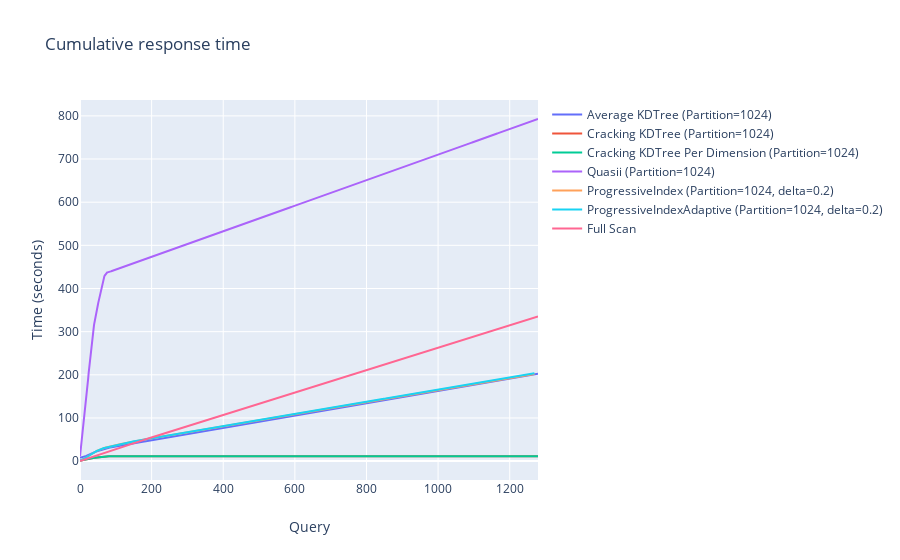

Write notebook code for a chart like this one.
### Markdown cell above
# Cumulative Response Time
Cumulative response time using 2 attributes, 10M rows, and 0.1 selectivity

### Code cell
experiment = 'query0'
fig = go.Figure()

def plot_time(fig, df, name):
    fig.add_trace(go.Scatter(y=df['query_time_cumsum'], mode='lines',name=name))

plot_time(fig, read_df(experiment,files['AverageKDTree'], partition='1024'), 'Average KDTree (Partition=1024)')
# plot_time(fig,read_df(experiment,files['AverageKDTree'], partition='1048576'), 'Average KDTree (Partition=1048576)')

# plot_time(fig, read_df(experiment,files['MedianKDTree'], partition='1024'), 'Median KDTree (Partition=1024)')
# plot_time(fig, read_df(experiment,files['MedianKDTree'], partition='1048576'), 'Median KDTree (Partition=1048576)')

plot_time(fig, read_df(experiment, files['CrackingKDTree'], partition='1024'), 'Cracking KDTree (Partition=1024)')
# plot_time(fig, read_df(experiment, files['CrackingKDTree'], partition='1048576'), 'Cracking KDTree (Partition=1048576)')

plot_time(fig, read_df(experiment, files['CrackingKDTreePerDimension'], partition='1024'), 'Cracking KDTree Per Dimension (Partition=1024)')
# plot_time(fig, read_df(experiment, files['CrackingKDTreePerDimension'], partition='1048576'), 'Cracking KDTree Per Dimension (Partition=1048576)')

plot_time(fig, read_df(experiment, files['Quasii'], partition='1024'), 'Quasii (Partition=1024)')
# plot_time(fig, read_df(experiment, files['Quasii'], partition='1048576'), 'Quasii (Partition=1048576)')

plot_time(fig, read_df(experiment, files['ProgressiveIndex'], delta='0.1', partition='1024'), 'ProgressiveIndex (Partition=1024, delta=0.2)')
# plot_time(fig, read_df(experiment, files['ProgressiveIndex'], delta='0.2', partition='1024'), 'ProgressiveIndex (Partition=1024, delta=0.3)')
# plot_time(fig, read_df(experiment, files['ProgressiveIndex'], delta='0.5', partition='1024'), 'ProgressiveIndex (Partition=1024, delta=0.5)')

plot_time(fig, read_df(experiment, files['ProgressiveIndexAdaptive'], delta='0.1', partition='1024'), 'ProgressiveIndexAdaptive (Partition=1024, delta=0.2)')


plot_time(fig, read_df(experiment, files['FullScan']), 'Full Scan')
# plot_time(fig, read_df(experiment, files['FullScanCandidate']), 'Full Scan Candidate List')
fig.update_layout(title='Cumulative response time',
                   xaxis_title='Query',
                   yaxis_title='Time (seconds)')
fig.show()

### Figure 1 — Plotly figure (JSON) as saved in the notebook; plotly's stock layout.template omitted (floating-point values rounded to 4 significant figures; data arrays with more than 128 entries replaced by an {"elided": "..."} marker saying what was removed)
{"data": [{"mode": "lines", "name": "Average KDTree (Partition=1024)", "type": "scatter", "y": {"elided": "1280 float values"}}, {"mode": "lines", "name": "Cracking KDTree (Partition=1024)", "type": "scatter", "y": {"elided": "1280 float values"}}, {"mode": "lines", "name": "Cracking KDTree Per Dimension (Partition=1024)", "type": "scatter", "y": {"elided": "1280 float values"}}, {"mode": "lines", "name": "Quasii (Partition=1024)", "type": "scatter", "y": {"elided": "1280 float values"}}, {"mode": "lines", "name": "ProgressiveIndex (Partition=1024, delta=0.2)", "type": "scatter", "y": {"elided": "1270 float values"}}, {"mode": "lines", "name": "ProgressiveIndexAdaptive (Partition=1024, delta=0.2)", "type": "scatter", "y": {"elided": "1270 float values"}}, {"mode": "lines", "name": "Full Scan", "type": "scatter", "y": {"elided": "1280 float values"}}], "layout": {"title": {"text": "Cumulative response time"}, "xaxis": {"title": {"text": "Query"}}, "yaxis": {"title": {"text": "Time (seconds)"}}}}
